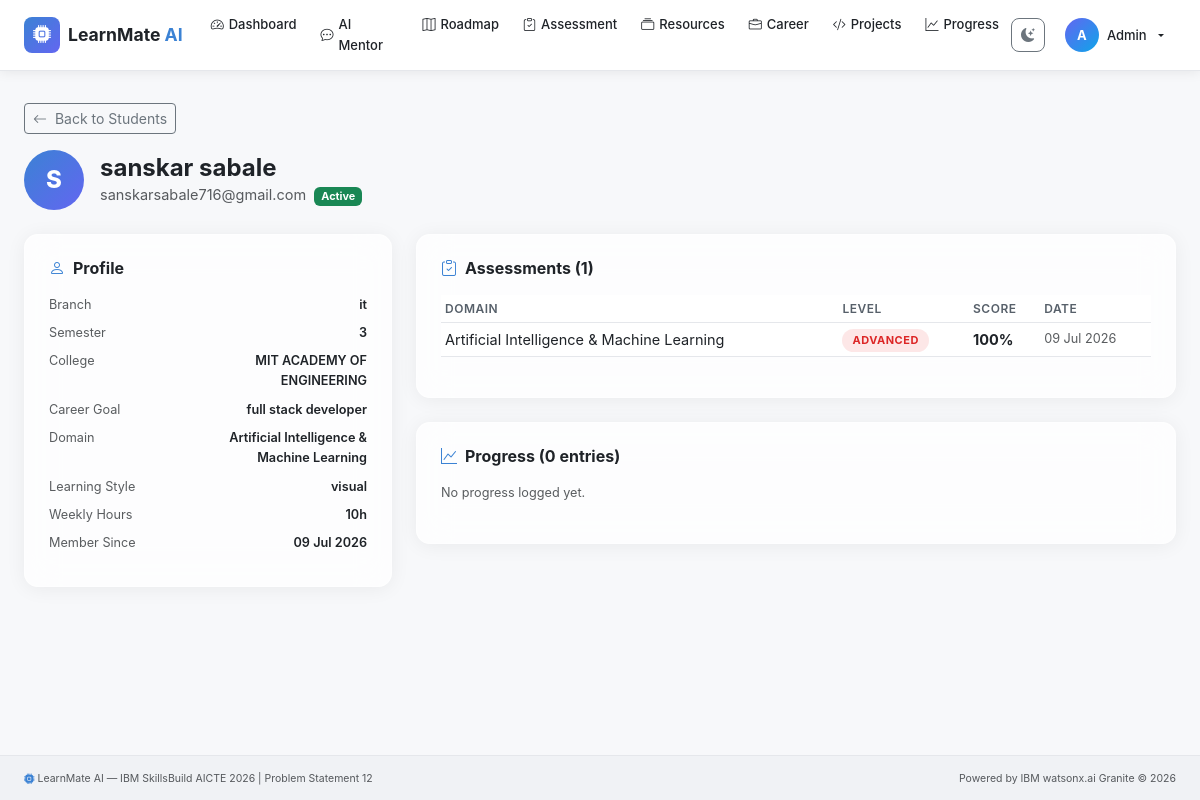
Page /admin/students/2 (signed in) on the committed database.
### models/__init__.py (models this page shows, shortened)
class Student(UserMixin, db.Model):
    __tablename__ = "students"
    id              = db.Column(db.Integer, primary_key=True)
    name            = db.Column(db.String(120), nullable=False)
    email           = db.Column(db.String(200), unique=True, nullable=False)
    password_hash   = db.Column(db.String(256), nullable=False)
    is_admin        = db.Column(db.Boolean, default=False)
    branch          = db.Column(db.String(100))
    semester        = db.Column(db.Integer)
    college         = db.Column(db.String(200))
    career_goal     = db.Column(db.String(200))
    preferred_domain= db.Column(db.String(120))
    learning_style  = db.Column(db.String(50))   # visual | auditory | reading | kinesthetic
    weekly_hours    = db.Column(db.Integer, default=10)
    current_skills  = db.Column(db.Text)          # comma-separated
    bio             = db.Column(db.Text)
    avatar_url      = db.Column(db.String(300))
    theme_preference= db.Column(db.String(10), default="light")  # light | dark
    created_at      = db.Column(db.DateTime, default=datetime.utcnow)
    last_login      = db.Column(db.DateTime)
    is_active       = db.Column(db.Boolean, default=True)
    profile_complete= db.Column(db.Boolean, default=False)
    assessments     = db.relationship("SkillAssessment", back_populates="student", lazy="dynamic")
    roadmaps        = db.relationship("LearningRoadmap", back_populates="student", lazy="dynamic")
    progress_records= db.relationship("Progress", back_populates="student", lazy="dynamic")
    career_goals_rel= db.relationship("CareerGoal", back_populates="student", lazy="dynamic")
    projects        = db.relationship("RecommendedProject", back_populates="student", lazy="dynamic")
    daily_tasks     = db.relationship("DailyTask", back_populates="student", lazy="dynamic")
    chat_history    = db.relationship("ChatMessage", back_populates="student", lazy="dynamic")

class SkillAssessment(db.Model):
    __tablename__ = "skill_assessments"
    id              = db.Column(db.Integer, primary_key=True)
    student_id      = db.Column(db.Integer, db.ForeignKey("students.id"), nullable=False)
    domain          = db.Column(db.String(120), nullable=False)
    level           = db.Column(db.String(20))      # Beginner | Intermediate | Advanced
    score           = db.Column(db.Float)            # 0-100
    skill_gaps      = db.Column(db.Text)             # JSON list of gap areas
    strengths       = db.Column(db.Text)             # JSON list of strengths
    questions_json  = db.Column(db.Text)             # JSON: questions asked
    answers_json    = db.Column(db.Text)             # JSON: student answers
    ai_feedback     = db.Column(db.Text)             # AI narrative feedback
    created_at      = db.Column(db.DateTime, default=datetime.utcnow)
    student = db.relationship("Student", back_populates="assessments")

### routes/admin.py (the view)
@admin_bp.route("/students/<int:student_id>")
@login_required
@admin_required
def student_detail(student_id):
    student     = Student.query.get_or_404(student_id)
    assessments = student.assessments.order_by(SkillAssessment.created_at.desc()).all()
    roadmaps    = student.roadmaps.order_by(LearningRoadmap.created_at.desc()).all()
    progress    = student.progress_records.order_by(Progress.logged_at.desc()).all()
    return render_template(
        "admin/student_detail.html",
        student=student, assessments=assessments,
        roadmaps=roadmaps, progress=progress,
    )

### routes/admin.py (called while the page is built)
def admin_required(f):
    @wraps(f)
    def decorated(*args, **kwargs):
        if not current_user.is_authenticated or not current_user.is_admin:
            flash("Administrator access required.", "danger")
            return redirect(url_for("auth.login"))
        return f(*args, **kwargs)
    return decorated

### templates/admin/student_detail.html (shortened to what this page needs)
{% extends "base.html" %}
{% block content %}
<div class="container-fluid px-4 py-4">
  <div class="mb-4">
    <a href="{{ url_for('admin.students') }}" class="btn btn-sm btn-outline-secondary mb-3">
      <i class="bi bi-arrow-left me-1"></i> Back to Students
    </a>
    <div class="d-flex align-items-center gap-3">
      <div class="profile-avatar" style="width:60px;height:60px;font-size:1.5rem">{{ student.name[0].upper() }}</div>
      <div>
        <h4 class="fw-bold mb-0">{{ student.name }}</h4>
        <span class="text-muted">{{ student.email }}</span>
        <span class="badge bg-{{ 'success' if student.is_active else 'secondary' }} ms-1">
          {{ 'Active' if student.is_active else 'Inactive' }}
        </span>
      </div>
    </div>
  </div>
  <div class="row g-4">
    <div class="col-md-4">
      <div class="glass-card p-4">
        <h6 class="fw-bold mb-3"><i class="bi bi-person me-2 text-accent"></i>Profile</h6>
        {% set fields = [
          ('Branch', student.branch),
          ('Semester', student.semester),
          ('College', student.college),
          ('Career Goal', student.career_goal),
          ('Domain', student.preferred_domain),
          ('Learning Style', student.learning_style),
          ('Weekly Hours', (student.weekly_hours|string + 'h') if student.weekly_hours else None),
          ('Member Since', student.created_at.strftime('%d %b %Y') if student.created_at else None),
        ] %}
        {% for label, value in fields %}
        <div class="d-flex justify-content-between mb-2 small">
          <span class="text-muted">{{ label }}</span>
          <span class="fw-semibold text-end" style="max-width:60%">{{ value or '—' }}</span>
        </div>
        {% endfor %}
      </div>
    </div>
    <div class="col-md-8">
      <div class="glass-card p-4 mb-4">
        <h6 class="fw-bold mb-3"><i class="bi bi-clipboard-check me-2 text-accent"></i>Assessments ({{ assessments|length }})</h6>
        {% if assessments %}
        <div class="table-responsive">
          <table class="table table-sm lm-table">
            <thead><tr><th>Domain</th><th>Level</th><th>Score</th><th>Date</th></tr></thead>
            <tbody>
              {% for a in assessments %}
              <tr>
                <td>{{ a.domain }}</td>
                <td><span class="level-badge level-{{ a.level|lower }}">{{ a.level }}</span></td>
                <td><strong>{{ a.score|int }}%</strong></td>
                <td class="text-muted small">{{ a.created_at.strftime('%d %b %Y') if a.created_at else '—' }}</td>
              </tr>
              {% endfor %}
            </tbody>
          </table>
        </div>
        {% else %}<p class="text-muted small">No assessments yet.</p>{% endif %}
      </div>
      <div class="glass-card p-4">
        <h6 class="fw-bold mb-3"><i class="bi bi-graph-up me-2 text-accent"></i>Progress ({{ progress|length }} entries)</h6>
        {% if progress %}
        <div class="table-responsive">
          <table class="table table-sm lm-table">
            <thead><tr><th>Week</th><th>Completion</th><th>Hours</th><th>Date</th></tr></thead>
            <tbody>
              {% for p in progress %}
              <tr>
                <td>Week {{ p.week_number }}</td>
                <td>{{ p.completion_pct or 0 }}%</td>
                <td>{{ p.total_hours_spent or 0 }}h</td>
                <td class="text-muted small">{{ p.logged_at.strftime('%d %b %Y') if p.logged_at else '—' }}</td>
              </tr>
              {% endfor %}
            </tbody>
          </table>
        </div>
        {% else %}<p class="text-muted small">No progress logged yet.</p>{% endif %}
      </div>
    </div>
  </div>
</div>
{% endblock %}

### templates/base.html (shortened to what this page needs)
<!DOCTYPE html>
<html lang="en" data-theme="light">
<head>
  <link href="https://cdn.jsdelivr.net/npm/bootstrap@5.3.3/dist/css/bootstrap.min.css" rel="stylesheet">
  <link href="https://cdn.jsdelivr.net/npm/bootstrap-icons@1.11.3/font/bootstrap-icons.css" rel="stylesheet">
  <link rel="stylesheet" href="{{ url_for('static', filename='css/main.css') }}">
</head>
<body class="{% block body_class %}{% endblock %}">
<nav class="navbar navbar-expand-lg lm-navbar" id="mainNavbar">
  <div class="container-fluid px-4">
    <a class="navbar-brand d-flex align-items-center gap-2" href="{{ url_for('dashboard.landing') }}">
      <div class="brand-icon"><i class="bi bi-cpu-fill"></i></div>
      <span class="brand-text">LearnMate <span class="text-accent">AI</span></span>
    </a>
    <div class="collapse navbar-collapse" id="navbarMenu">
      {% if current_user.is_authenticated %}
      <ul class="navbar-nav me-auto">
        <li class="nav-item"><a class="nav-link {% if request.endpoint == 'dashboard.index' %}active{% endif %}" href="{{ url_for('dashboard.index') }}"><i class="bi bi-speedometer2"></i> Dashboard</a></li>
        <li class="nav-item"><a class="nav-link {% if request.endpoint == 'dashboard.chat' %}active{% endif %}" href="{{ url_for('dashboard.chat') }}"><i class="bi bi-chat-dots"></i> AI Mentor</a></li>
        <li class="nav-item"><a class="nav-link {% if request.endpoint == 'dashboard.roadmap' %}active{% endif %}" href="{{ url_for('dashboard.roadmap') }}"><i class="bi bi-map"></i> Roadmap</a></li>
        <li class="nav-item"><a class="nav-link {% if request.endpoint == 'dashboard.skill_assessment' %}active{% endif %}" href="{{ url_for('dashboard.skill_assessment') }}"><i class="bi bi-clipboard-check"></i> Assessment</a></li>
        <li class="nav-item"><a class="nav-link {% if request.endpoint == 'dashboard.resources' %}active{% endif %}" href="{{ url_for('dashboard.resources') }}"><i class="bi bi-collection"></i> Resources</a></li>
        <li class="nav-item"><a class="nav-link {% if request.endpoint == 'dashboard.career' %}active{% endif %}" href="{{ url_for('dashboard.career') }}"><i class="bi bi-briefcase"></i> Career</a></li>
        <li class="nav-item"><a class="nav-link {% if request.endpoint == 'dashboard.projects' %}active{% endif %}" href="{{ url_for('dashboard.projects') }}"><i class="bi bi-code-slash"></i> Projects</a></li>
        <li class="nav-item"><a class="nav-link {% if request.endpoint == 'dashboard.progress' %}active{% endif %}" href="{{ url_for('dashboard.progress') }}"><i class="bi bi-graph-up"></i> Progress</a></li>
      </ul>
      <ul class="navbar-nav align-items-center gap-2">
        <li class="nav-item">
          <button class="btn btn-sm btn-outline-secondary theme-toggle" id="themeToggle" title="Toggle theme">
            <i class="bi bi-moon-stars-fill" id="themeIcon"></i>
          </button>
        </li>
        <li class="nav-item dropdown">
          <a class="nav-link dropdown-toggle d-flex align-items-center gap-2" href="#" data-bs-toggle="dropdown">
            <div class="nav-avatar">{{ current_user.name[0].upper() }}</div>
            <span class="d-none d-md-inline">{{ current_user.name.split()[0] }}</span>
          </a>
        </li>
      </ul>
      {% else %}
      <ul class="navbar-nav ms-auto align-items-center gap-2">
        <li class="nav-item"><a class="nav-link" href="{{ url_for('auth.login') }}">Login</a></li>
        <li class="nav-item"><a class="btn btn-primary btn-sm" href="{{ url_for('auth.register') }}">Get Started Free</a></li>
      </ul>
      {% endif %}
    </div>
  </div>
</nav>
<main class="lm-main">
  {% block content %}{% endblock %}
</main>
<footer class="lm-footer mt-auto">
  <div class="container-fluid px-4">
    <div class="row align-items-center">
      <div class="col-md-6">
        <span class="text-muted small">
          <i class="bi bi-cpu-fill text-accent"></i>
          LearnMate AI — IBM SkillsBuild AICTE 2026 | Problem Statement 12
        </span>
      </div>
      <div class="col-md-6 text-md-end">
        <span class="text-muted small">Powered by IBM watsonx.ai Granite &copy; {{ current_year }}</span>
      </div>
    </div>
  </div>
</footer>
</body>
</html>

### static/css/main.css (style rules this page uses)
:root { --bg-primary: #f7f8fa; --bg-surface: #ffffff; --bg-card: rgba(255,255,255,0.75); --border-color: #e5e7eb; --text-primary: #1f2328; --text-muted: #57606a; --accent: #3b82d4; --accent-rgb: 59,130,212; --secondary: #6366f1; --success: #10b981; --warning: #f59e0b; --danger: #ef4444; --navbar-bg: rgba(255,255,255,0.92); --navbar-shadow:0 1px 12px rgba(0,0,0,0.08); --card-shadow: 0 2px 20px rgba(0,0,0,0.06); --glass-blur: 16px; --glass-border: rgba(255,255,255,0.5); --sidebar-bg: rgba(255,255,255,0.9); --footer-bg: #f0f2f5; }
*, *::before, *::after { box-sizing: border-box; }
html { scroll-behavior: smooth; }
body { font-family: -apple-system, "Segoe UI", system-ui, sans-serif; font-size: 14.5px; line-height: 1.6; background-color: var(--bg-primary); color: var(--text-primary); min-height: 100vh; display: flex; flex-direction: column; transition: background-color 0.3s, color 0.3s; }
.text-accent { color: var(--accent) !important; }
.glass-card { background: var(--bg-card); border: 1px solid var(--glass-border); border-radius: 14px; backdrop-filter: blur(var(--glass-blur)); -webkit-backdrop-filter: blur(var(--glass-blur)); box-shadow: var(--card-shadow); transition: box-shadow 0.2s, transform 0.2s; }
.lm-navbar { background: var(--navbar-bg); backdrop-filter: blur(20px); border-bottom: 1px solid var(--border-color); box-shadow: var(--navbar-shadow); position: sticky; top: 0; z-index: 1030; transition: background 0.3s; }
.brand-icon { width: 36px; height: 36px; background: linear-gradient(135deg, #3b82d4, #6366f1); border-radius: 8px; display: flex; align-items: center; justify-content: center; color: #fff; font-size: 18px; }
.brand-text { font-size: 1.1rem; font-weight: 700; color: var(--text-primary); }
.brand-text .text-accent { color: var(--accent); }
.nav-link { color: var(--text-primary) !important; font-size: 13px; font-weight: 500; padding: 0.4rem 0.75rem !important; border-radius: 8px; transition: background 0.15s; display: flex; align-items: center; gap: 5px; }
.nav-avatar { width: 34px; height: 34px; border-radius: 50%; background: linear-gradient(135deg, #6366f1, #0ea5e9); color: #fff; display: flex; align-items: center; justify-content: center; font-weight: 700; font-size: 13px; }
.lm-main { flex: 1; }
.lm-footer { background: var(--footer-bg); border-top: 1px solid var(--border-color); padding: 12px 0; font-size: 12px; color: var(--text-muted); }
.level-badge { display: inline-block; padding: 3px 10px; border-radius: 20px; font-size: 11px; font-weight: 700; text-transform: uppercase; letter-spacing: 0.5px; }
.level-advanced { background: #ef444420; color: #dc2626; }
.theme-toggle { width: 34px; height: 34px; padding: 0; border-radius: 8px; display: flex; align-items: center; justify-content: center; }
.lm-table thead { background: rgba(var(--accent-rgb), 0.05); }
.lm-table th { font-size: 12px; font-weight: 600; text-transform: uppercase; letter-spacing: 0.5px; color: var(--text-muted); border-bottom: 1px solid var(--border-color); }
.lm-table td { vertical-align: middle; border-color: var(--border-color); color: var(--text-primary); }
.profile-avatar { width: 90px; height: 90px; border-radius: 50%; background: linear-gradient(135deg, #3b82d4, #6366f1); color: #fff; display: flex; align-items: center; justify-content: center; font-size: 2.5rem; font-weight: 800; }

### rows in the picture
Student: name "A", name "Admin"
Student: name "S", name "sanskar sabale", email "sanskarsabale716@gmail.com", is_active "Active", label "Branch", branch "it", label "College", college "MIT ACADEMY OF ENGINEERING", label "Career Goal", career_goal "full stack developer", label "Domain", preferred_domain "Artificial Intelligence & Machine Learning", label "Learning Style", learning_style "visual"
SkillAssessment: domain "Artificial Intelligence & Machine Learning", level "ADVANCED", score "100", created_at "09 Jul 2026"

### other values in the picture
{{ label }} "Semester" "Weekly Hours" "Member Since"
{{ value or '—' }} "3" "10h" "09 Jul 2026"
{{ assessments|length }} "1"
{{ progress|length }} "0"
